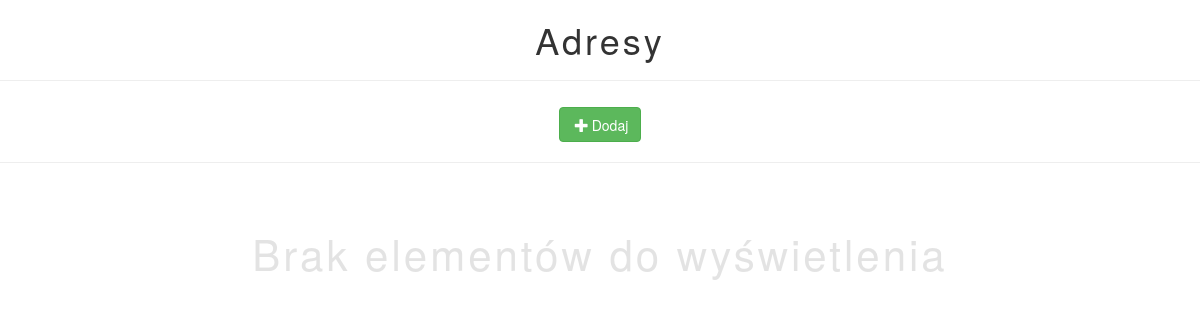
Before: /address/list.php (signed in) with the older database file.
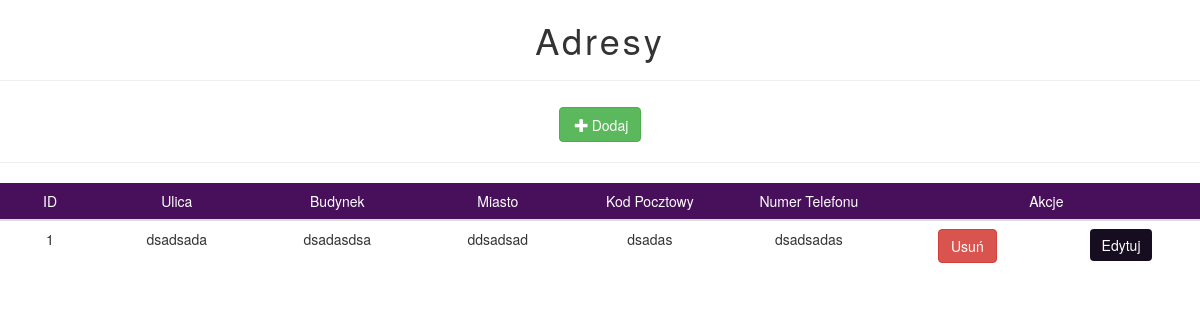
After: the same page with the newer database file.
### tables this page shows
CREATE TABLE IF NOT EXISTS `address` (
  `id` int(11) NOT NULL AUTO_INCREMENT,
  `street` varchar(120) NOT NULL,
  `building_name` varchar(120) NOT NULL,
  `city` varchar(120) NOT NULL,
  `post_code` varchar(8) NOT NULL,
  `phone_number` varchar(14) DEFAULT NULL,
  `building_number` varchar(14) NOT NULL,
  PRIMARY KEY (`id`)
);

### public/address/list.php (the view, shortened to what this page needs)
<html>
    <head>
    </head>
    <body>
        <header class="">
            <h1>Adresy</h1>
        </header>
        <hr>
        <nav>
            <a href="new.php" class="btn btn-success"><span class="glyphicon glyphicon-plus" aria-hidden="true"></span>Dodaj</a>
        </nav>
        <hr>
        <div class="table-responsive">
<?php
if ($_SESSION['role'] > 1)
{
    require ('../connection.php');
    $statement = 'SELECT * FROM address ';
    $query = $pdo->query($statement);
    if ($query->rowCount() > 0)
    {
        echo '<table class="table table-responsive">
                <thead class="bg-primary"><tr><th>ID</th><th>Ulica</th><th>Budynek</th><th>Miasto</th><th>Kod Pocztowy</th><th>Numer Telefonu</th><th colspan="2">Akcje</th></tr></thead>';
        foreach ($query as $row)
        {
            echo '<tr>';
            echo '<td>'.$row['id'].'</td>';
            echo '<td>'.$row['street'].'</td>';
            echo '<td>'.$row['building_name'].'</td>';
            echo '<td>'.$row['city'].'</td>';
            echo '<td>'.$row['post_code'].'</td>';
            echo '<td>'.$row['phone_number'].'</td>';
            echo "<td><form action='delete.php' method='POST'><input type='hidden' name='id' value='".$row['id']."'><input type='submit' class='btn btn-danger' value='Usuń'></form></td>";
            echo "<td><form action='edit.php' method='POST'><input type='hidden' name='id' value='".$row['id']."'><input type='submit' class='btn btn-primary' value='Edytuj'></form></td>";
            echo '</tr>';
        }
        echo '</table>';
    }
    else
    {
        echo '<p class="text-muted">Brak elementów do wyświetlenia</p>';
    }
}
else
{
    header("Location: ../login.php");
    die();
}
?>
        </div>
    </body>
</html>

Changed rows visible on the page:
added address: id "1", street "dsadsada", building_name "dsadasdsa", city "ddsadsad", post_code "dsadas", phone_number "dsadsadas"
Other visible differences:
text no longer shown: "Brak elementów do wyświetlenia"
text now shown: "ID Ulica Budynek Miasto Kod Pocztowy Numer Telefonu Akcje"
